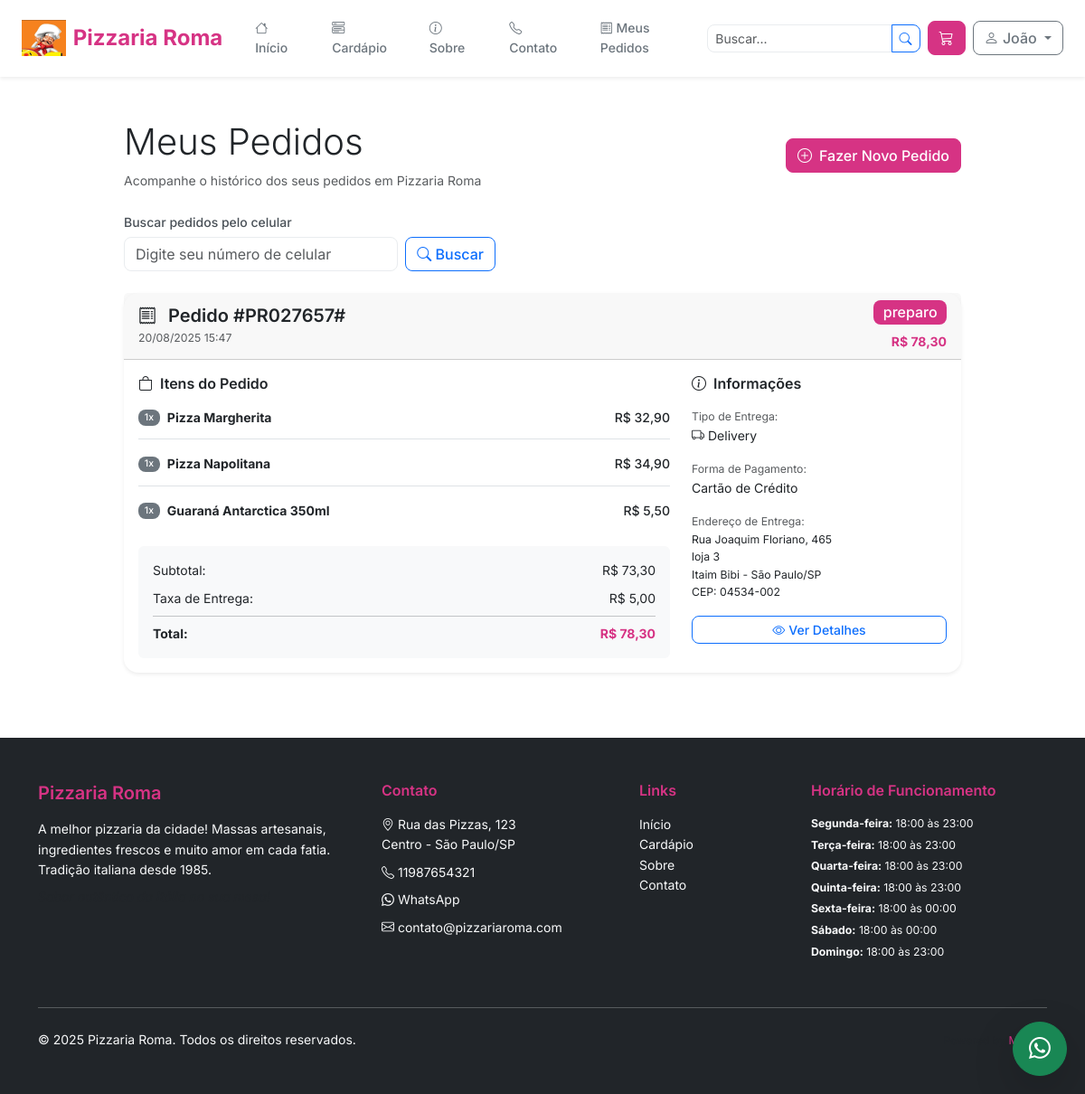
The app's page /pizzaria-roma/meus-pedidos/ (signed in), older data.
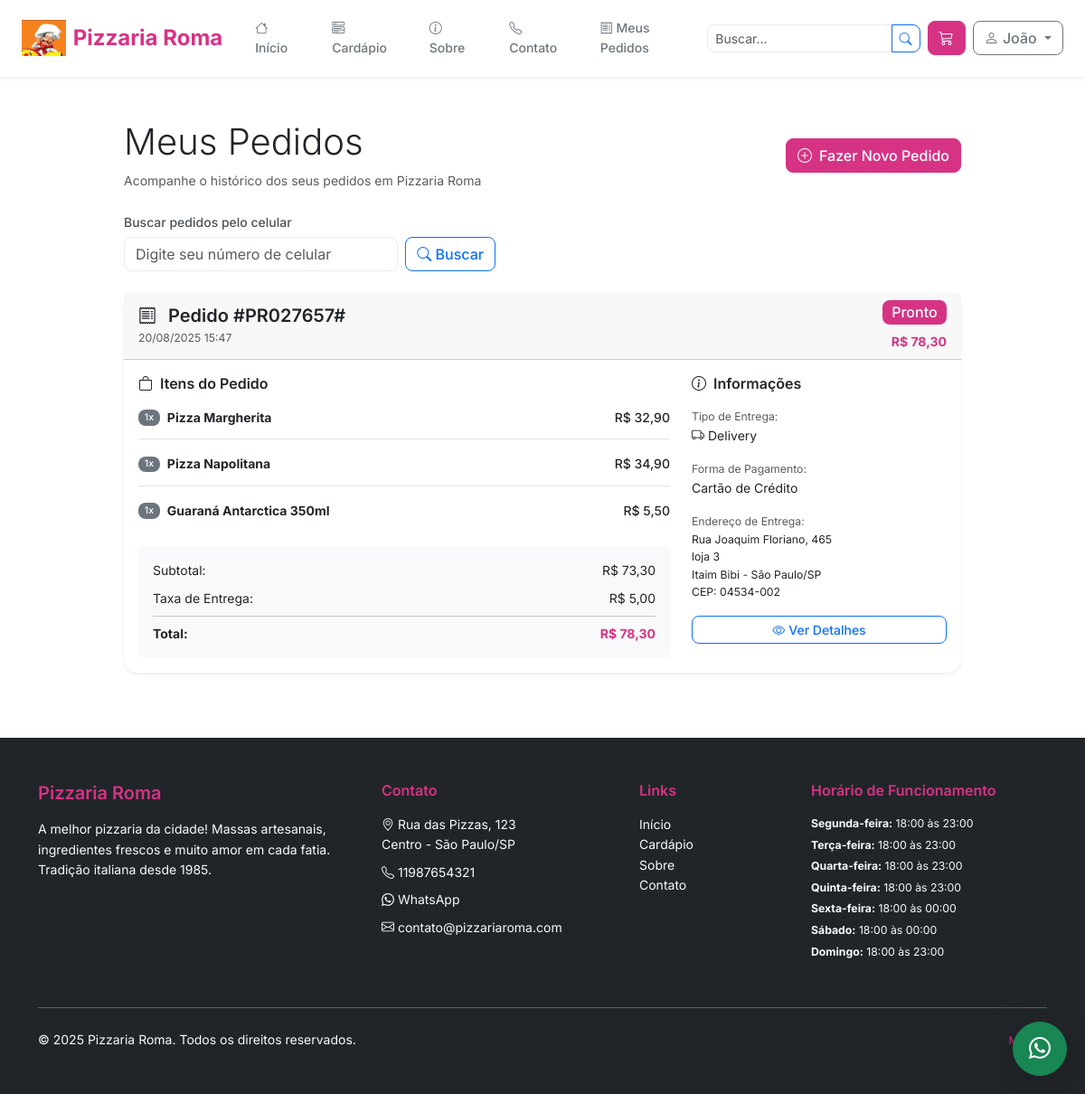
The same page, newer data.
### core/models.py (models this page shows, shortened)
class Pedido(models.Model):
    """Modelo para pedidos"""
    STATUS_CHOICES = [
        ('carrinho', 'No Carrinho'),
        ('pendente', 'Pendente de Pagamento'),
        ('confirmado', 'Confirmado'),
        ('preparando', 'Preparando'),
        ('pronto', 'Pronto'),
        ('saiu_entrega', 'Saiu para Entrega'),
        ('entregue', 'Entregue'),
        ('cancelado', 'Cancelado'),
        ('devolvido', 'Devolvido'),
    ]
    TIPO_ENTREGA_CHOICES = [
        ('delivery', 'Delivery'),
        ('retirada', 'Retirada no Local'),
    ]
    FORMA_PAGAMENTO_CHOICES = [
        ('dinheiro', 'Dinheiro'),
        ('cartao_credito', 'Cartão de Crédito'),
        ('cartao_debito', 'Cartão de Débito'),
        ('pix', 'PIX'),
        ('vale_refeicao', 'Vale Refeição'),
        ('online', 'Pagamento Online'),
    ]
    id = models.UUIDField(primary_key=True, default=uuid.uuid4, editable=False)
    numero = models.CharField(max_length=20, unique=True, blank=True)
    restaurante = models.ForeignKey(Restaurante, on_delete=models.CASCADE, related_name='pedidos')
    cliente = models.ForeignKey(Usuario, on_delete=models.CASCADE, related_name='pedidos', null=True, blank=True)
    cliente_nome = models.CharField(max_length=200)
    cliente_celular = models.CharField(max_length=15)
    cliente_email = models.EmailField(blank=True)
    endereco_entrega = models.ForeignKey(Endereco, on_delete=models.SET_NULL, null=True, blank=True)
    endereco_cep = models.CharField(max_length=10, blank=True)
    endereco_logradouro = models.CharField(max_length=200, blank=True)
    endereco_numero = models.CharField(max_length=10, blank=True)
    endereco_complemento = models.CharField(max_length=100, blank=True)
    endereco_bairro = models.CharField(max_length=100, blank=True)
    endereco_cidade = models.CharField(max_length=100, blank=True)
    endereco_estado = models.CharField(max_length=2, blank=True)
    endereco_ponto_referencia = models.TextField(blank=True)
    tipo_entrega = models.CharField(max_length=20, choices=TIPO_ENTREGA_CHOICES)
    forma_pagamento = models.CharField(max_length=20, choices=FORMA_PAGAMENTO_CHOICES)
    troco_para = models.DecimalField(max_digits=10, decimal_places=2, null=True, blank=True)
    subtotal = models.DecimalField(max_digits=10, decimal_places=2, default=0.00)
    taxa_entrega = models.DecimalField(max_digits=10, decimal_places=2, default=0.00)
    desconto = models.DecimalField(max_digits=10, decimal_places=2, default=0.00)
    total = models.DecimalField(max_digits=10, decimal_places=2, default=0.00)
    status = models.CharField(max_length=20, choices=STATUS_CHOICES, default='carrinho')
    observacoes = models.TextField(blank=True)
    observacoes_internas = models.TextField(blank=True)
    data_agendamento = models.DateTimeField(null=True, blank=True)
    tempo_entrega_estimado = models.PositiveIntegerField(null=True, blank=True, help_text="Tempo em minutos")
    created_at = models.DateTimeField(auto_now_add=True)
    updated_at = models.DateTimeField(auto_now=True)
    data_confirmacao = models.DateTimeField(null=True, blank=True)
    data_entrega = models.DateTimeField(null=True, blank=True)
    class Meta:
        db_table = 'pedidos'
        verbose_name = 'Pedido'
        verbose_name_plural = 'Pedidos'
        ordering = ['-created_at']

### loja/views.py (the view, shortened to what this page needs)
# urls.py: path('meus-pedidos/', views.MeusPedidosView.as_view(), name='meus_pedidos'),
class MeusPedidosView(BaseLojaView):
    template_name = 'loja/meus_pedidos.html'
    def get_context_data(self, **kwargs):
        context = super().get_context_data(**kwargs)
        pedidos = Pedido.objects.none()
        celular_busca = None
        if self.request.user.is_authenticated:
            pedidos = Pedido.objects.filter(
                cliente=self.request.user,
                restaurante=context['restaurante']
            ).exclude(status='carrinho').order_by('-created_at')
        celular_busca = self.request.GET.get('celular', '').strip()
        paginator = Paginator(pedidos, 10)
        page_number = self.request.GET.get('page')
        pedidos_paginated = paginator.get_page(page_number)
        context.update({
            'pedidos': pedidos_paginated,
            'celular_busca': celular_busca,
            'total_pedidos': pedidos.count() if pedidos else 0
        })
        return context

### core/context_processors.py (called while the page is built)
def site_context(request):
    context = {}
    try:
        restaurante = Restaurante.objects.filter(status='ativo').first()
        if restaurante:
            context['restaurante_atual'] = restaurante
            context['cores_tema'] = {
                'primaria': restaurante.cor_primaria,
                'secundaria': restaurante.cor_secundaria,
                'destaque': restaurante.cor_destaque,
            }
    except Restaurante.DoesNotExist:
        context['restaurante_atual'] = None
        context['cores_tema'] = {
            'primaria': '#dc3545',
            'secundaria': '#6c757d',
            'destaque': '#ffc107',
        }
    return context

### core/models.py (called while the page is built)
    @property
    def esta_aberto(self):
        return self.status == 'ativo'

### loja/views.py (called while the page is built)
    def get_carrinho_count(self):
        carrinho = self.request.session.get('carrinho', {})
        return sum(item['quantidade'] for item in carrinho.values())

### templates/loja/meus_pedidos.html (shortened to what the changed rows need)
{% extends 'base.html' %}
{% load static %}
{% block content %}
<div class="container my-5">
    <div class="row">
        <div class="col-lg-10 mx-auto">
            <div class="d-flex justify-content-between align-items-center mb-4">
                <div>
                    <h1 class="display-6">Meus Pedidos</h1>
                </div>
            </div>
            {% if pedidos %}
                {% for pedido in pedidos %}
                <div class="card mb-4 shadow-sm">
                    <div class="card-header d-flex justify-content-between align-items-center">
                        <div>
                            <h5 class="mb-0">
                                <i class="bi bi-receipt me-2"></i>
                                Pedido #{{ pedido.numero }}
                            </h5>
                            <small class="text-muted">{{ pedido.created_at|date:"d/m/Y H:i" }}</small>
                        </div>
                        <div class="text-end">
                            <span class="badge {% if pedido.status == 'entregue' %}bg-success{% elif pedido.status == 'cancelado' %}bg-danger{% elif pedido.status == 'preparando' %}bg-warning text-dark{% elif pedido.status == 'a_caminho' %}bg-info{% else %}bg-primary{% endif %} fs-6 mb-2">
                                {{ pedido.get_status_display }}
                            </span>
                            <div class="fw-bold text-primary">R$ {{ pedido.total|floatformat:2 }}</div>
                        </div>
                    </div>
                    <div class="card-body">
                        <div class="row">
                            <div class="col-lg-8">
                                <h6 class="mb-3">
                                    <i class="bi bi-bag me-2"></i>Itens do Pedido
                                </h6>
                                {% for item in pedido.itens.all %}
                                <div class="d-flex justify-content-between align-items-start mb-3 pb-2 {% if not forloop.last %}border-bottom{% endif %}">
                                    <div class="flex-grow-1">
                                        <div class="d-flex align-items-center mb-1">
                                            <span class="badge bg-secondary me-2">{{ item.quantidade }}x</span>
                                            <strong>{{ item.produto.nome }}</strong>
                                        </div>
                                    </div>
                                    <div class="text-end">
                                        <span class="fw-medium">R$ {{ item.subtotal|floatformat:2 }}</span>
                                    </div>
                                </div>
                                {% endfor %}
                                <div class="bg-light p-3 rounded mt-3">
                                    <div class="d-flex justify-content-between mb-2">
                                        <span>Subtotal:</span>
                                        <span>R$ {{ pedido.subtotal|floatformat:2 }}</span>
                                    </div>
                                    {% if pedido.taxa_entrega > 0 %}
                                    <div class="d-flex justify-content-between mb-2">
                                        <span>Taxa de Entrega:</span>
                                        <span>R$ {{ pedido.taxa_entrega|floatformat:2 }}</span>
                                    </div>
                                    {% endif %}
                                    <hr class="my-2">
                                    <div class="d-flex justify-content-between fw-bold">
                                        <span>Total:</span>
                                        <span class="text-primary">R$ {{ pedido.total|floatformat:2 }}</span>
                                    </div>
                                </div>
                            </div>
                            <div class="col-lg-4">
                                <h6 class="mb-3">
                                    <i class="bi bi-info-circle me-2"></i>Informações
                                </h6>
                                <div class="mb-3">
                                    <small class="text-muted d-block">Tipo de Entrega:</small>
                                    <span>
                                        {% if pedido.tipo_entrega == 'delivery' %}
                                            <i class="bi bi-truck me-1"></i>Delivery
                                        {% else %}
                                            <i class="bi bi-shop me-1"></i>Retirada no Local
                                        {% endif %}
                                    </span>
                                </div>
                                <div class="mb-3">
                                    <small class="text-muted d-block">Forma de Pagamento:</small>
                                    <span>{{ pedido.get_forma_pagamento_display }}</span>
                                </div>
                                {% if pedido.tipo_entrega == 'delivery' and pedido.endereco_logradouro %}
                                <div class="mb-3">
                                    <small class="text-muted d-block">Endereço de Entrega:</small>
                                    <address class="mb-0 small">
                                        {{ pedido.endereco_logradouro }}, {{ pedido.endereco_numero }}<br>
                                        {% if pedido.endereco_complemento %}{{ pedido.endereco_complemento }}<br>{% endif %}
                                        {{ pedido.endereco_bairro }} - {{ pedido.endereco_cidade }}/{{ pedido.endereco_estado }}
                                        {% if pedido.endereco_cep %}<br>CEP: {{ pedido.endereco_cep }}{% endif %}
                                    </address>
                                </div>
                                {% endif %}
                                <div class="d-grid gap-2">
                                    <a href="{% url 'loja:detalhes_pedido' restaurante_slug=restaurante.slug pedido_id=pedido.id %}"
                                       class="btn btn-outline-primary btn-sm">
                                        <i class="bi bi-eye me-1"></i>Ver Detalhes
                                    </a>
                                </div>
                            </div>
                        </div>
                    </div>
                </div>
                {% endfor %}
            {% endif %}
        </div>
    </div>
</div>
{% endblock %}

Row changes from the older to the newer data that the page shows:
changed Pedido "PR027657#": status "preparo" → "Pronto"
